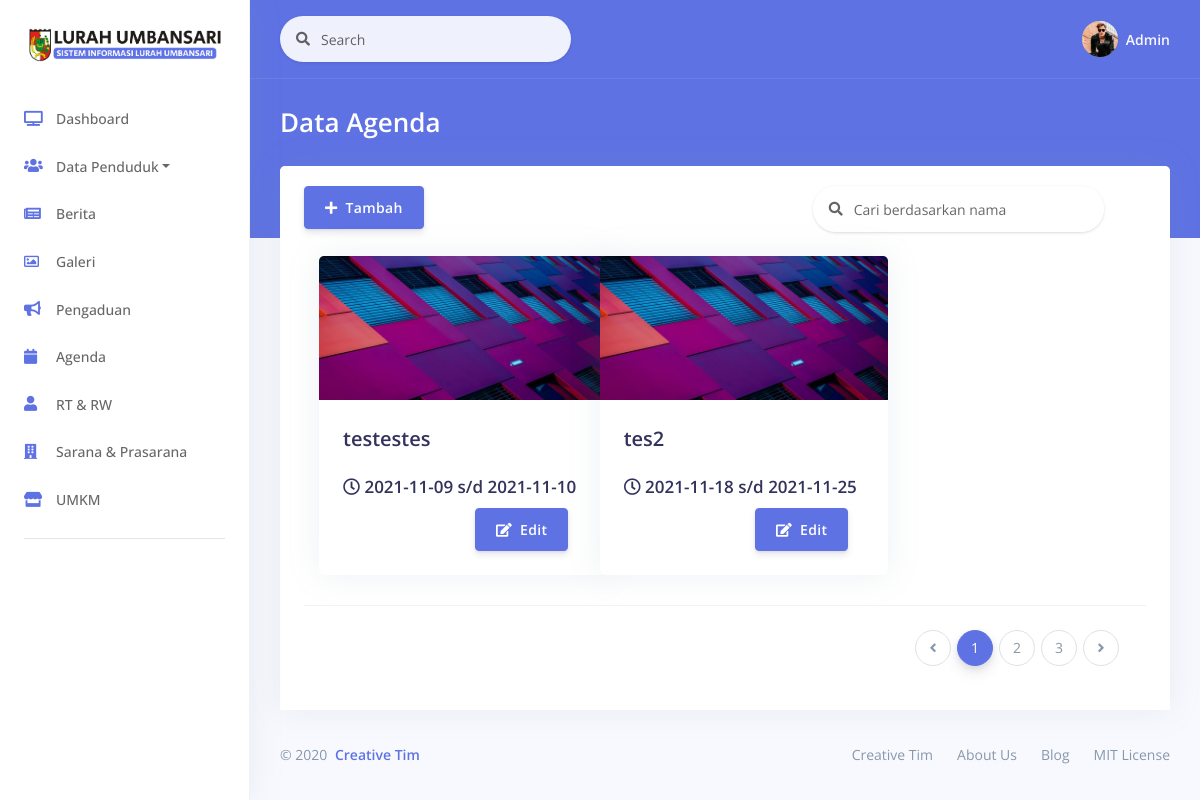
The page /index.php/agenda on the database its author committed.
### tables this page shows
CREATE TABLE `agenda` (
  `ag_id` int(10) NOT NULL,
  `ag_name` varchar(255) NOT NULL,
  `ag_date` date NOT NULL DEFAULT current_timestamp(),
  `ag_ket` varchar(255) NOT NULL,
  `ag_tgl_mulai` date DEFAULT NULL,
  `ag_tgl_akhir` date DEFAULT NULL
);

### application/controllers/Agenda.php (called while the page is built, shortened)
<?php
class Agenda extends CI_Controller
{
    public function __construct()
    {
        $this->load->model('Agenda_model');
    }
    function index()
    {
        $data['judul'] = "Halaman Agenda";
        $data['agenda'] = $this->Agenda_model->get();
        $this->load->view("layout/header", $data);
        $this->load->view("data_agenda/vw_agenda", $data);
        $this->load->view("layout/footer", $data);
    }
}

### index.php (called while the page is built, shortened)
<?php
require_once BASEPATH.'core/CodeIgniter.php';

### application/models/Agenda_model.php (called while the page is built, shortened)
<?php
class Agenda_model extends CI_Model
{
    public $table = 'agenda';
    public function get()
    {
        $this->db->from($this->table);
        $query = $this->db->get();
        return $query->result_array();
    }
}

### application/views/data_agenda/vw_agenda.php (the view, shortened to what this page needs)
<div class="main-content" id="panel">
    <div class="header bg-primary pb-6">
        <div class="container-fluid">
            <div class="header-body">
                <div class="row align-items-center py-4">
                    <div class="col-lg-6 col-7">
                        <h3 class="h1 text-white d-inline-block mb-0">Data Agenda</h3>
                    </div>
                </div>
            </div>
        </div>
    </div>
    <div class="container-fluid mt--6">
        <div class="row">
            <div class="col">
                <div class="card">
                    <div class="card-header border-0">
                        <div class="row">
                            <div class="col-sm-7">
                                <a href="<?= site_url('Agenda/add'); ?>" class="btn btn-primary"><i class="fas fa-plus"></i>&nbsp;&nbsp;Tambah</a>
                            </div>
                            <div class="col-sm-2">
                                <form class="navbar-search navbar-search-light form-inline mr-sm-3" id="navbar-search-main">
                                    <div class="form-group mb-0">
                                        <div class="input-group input-group-alternative input-group-merge">
                                            <div class="input-group-prepend">
                                                <span class="input-group-text"><i class="fas fa-search"></i></span>
                                            </div>
                                            <input class="form-control" placeholder="Cari berdasarkan nama" type="text">
                                        </div>
                                    </div>
                                </form>
                            </div>
                        </div>
                        <br>
                        <div class="col">
                            <div class="row">
                                <?php
                                foreach ($agenda as $a) : ?>
                                    <div class="col-4">
                                        <div class="card" style="width: 18rem;">
                                            <img class="card-img-top" src="<?= base_url(); ?>assets/img/theme/img-1-1000x600.jpg" alt="pic">
                                            <div class="card-body">
                                                <h2 class="card-title"><?= $a['ag_name']; ?></h2>
                                                <h3><i class="far fa-clock"></i> <?= $a['ag_tgl_mulai']; ?> s/d <?= $a['ag_tgl_akhir']; ?></h3>
                                                <div class="col-12 text-right">
                                                    <a href="<?= site_url('Agenda/edit/') . $a['ag_id']; ?>" class="btn btn-primary"><i class="fas fa-edit"></i>&nbsp;&nbsp;Edit</a>
                                                </div>
                                            </div>
                                        </div>
                                    </div>
                                <?php endforeach; ?>
                            </div>
                        </div>
                        <div class="card-footer py-4">
                            <nav aria-label="...">
                                <ul class="pagination justify-content-end mb-0">
                                    <li class="page-item disabled">
                                        <a class="page-link" href="#" tabindex="-1">
                                            <i class="fas fa-angle-left"></i>
                                        </a>
                                    </li>
                                    <li class="page-item active">
                                        <a class="page-link" href="#">1</a>
                                    </li>
                                    <li class="page-item">
                                        <a class="page-link" href="#">2 <span class="sr-only">(current)</span></a>
                                    </li>
                                    <li class="page-item"><a class="page-link" href="#">3</a></li>
                                    <li class="page-item">
                                        <a class="page-link" href="#">
                                            <i class="fas fa-angle-right"></i>
                                        </a>
                                    </li>
                                </ul>
                            </nav>
                        </div>
                    </div>
                </div>
            </div>
        </div>

### rows shown on the page
agenda: ag_name "testestes", ag_tgl_mulai "2021-11-09", ag_tgl_akhir "2021-11-10"
agenda: ag_name "tes2", ag_tgl_mulai "2021-11-18", ag_tgl_akhir "2021-11-25"
